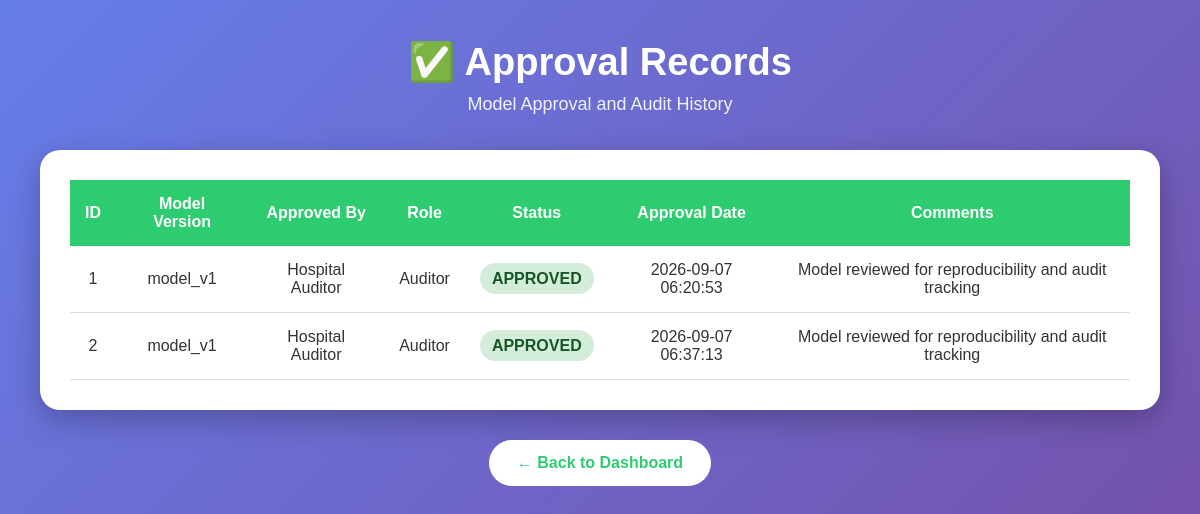
Page /approvals-page on the committed database.
### tables this page shows
CREATE TABLE approvals (
            id INTEGER PRIMARY KEY AUTOINCREMENT,
            model_version TEXT NOT NULL,
            approved_by TEXT NOT NULL,
            role TEXT NOT NULL,
            approval_status TEXT NOT NULL,
            approval_date TEXT DEFAULT CURRENT_TIMESTAMP,
            comments TEXT
        );

### backend/app.py (the view)
@app.route("/approvals-page")
def approvals_page():
    connection = get_connection()
    try:
        rows = connection.execute("""
            SELECT *
            FROM approvals
            ORDER BY id
        """).fetchall()
        approvals = [dict(row) for row in rows]
    finally:
        connection.close()
    return render_template("approvals.html", approvals=approvals)

### backend/database.py (called while the page is built)
def get_connection():
    connection = sqlite3.connect(DATABASE)
    connection.row_factory = sqlite3.Row
    connection.execute("PRAGMA foreign_keys = ON")
    return connection

### templates/approvals.html (shortened to what this page needs)
<!DOCTYPE html>
<html lang="en">
<head>
</head>
<body>
    <div class="container">
        <div class="header">
            <h1>✅ Approval Records</h1>
            <p>
                Model Approval and Audit History
            </p>
        </div>
        <div class="table-box">
            {% if approvals %}
            <table>
                <thead>
                    <tr>
                        <th>ID</th>
                        <th>Model Version</th>
                        <th>Approved By</th>
                        <th>Role</th>
                        <th>Status</th>
                        <th>Approval Date</th>
                        <th>Comments</th>
                    </tr>
                </thead>
                <tbody>
                    {% for approval in approvals %}
                    <tr>
                        <td>{{ approval.id }}</td>
                        <td>
                            {{ approval.model_version }}
                        </td>
                        <td>
                            {{ approval.approved_by }}
                        </td>
                        <td>
                            {{ approval.role }}
                        </td>
                        <td>
                            <span class="approved">
                                {{ approval.approval_status }}
                            </span>
                        </td>
                        <td>
                            {{ approval.approval_date }}
                        </td>
                        <td>
                            {{ approval.comments }}
                        </td>
                    </tr>
                    {% endfor %}
                </tbody>
            </table>
            {% else %}
            <div class="empty-message">
                No approval records found.
            </div>
            {% endif %}
        </div>
        <div class="back-container">
            <a href="/dashboard" class="back">
                ← Back to Dashboard
            </a>
        </div>
    </div>
</body>
</html>

### templates/approvals.html (style rules this page uses)
* { margin: 0; padding: 0; box-sizing: border-box; font-family: Arial, sans-serif; }
body { background: linear-gradient(135deg, #667eea, #764ba2); min-height: 100vh; padding: 40px; }
.container { max-width: 1300px; margin: auto; }
.header { text-align: center; color: white; margin-bottom: 35px; }
.header h1 { font-size: 38px; margin-bottom: 10px; }
.header p { font-size: 18px; opacity: 0.9; }
.table-box { background: white; border-radius: 20px; padding: 30px; overflow-x: auto; box-shadow: 0 10px 30px rgba(0, 0, 0, 0.25); }
table { width: 100%; border-collapse: collapse; }
th { background: #2ecc71; color: white; padding: 15px; text-align: center; }
td { padding: 15px; text-align: center; border-bottom: 1px solid #ddd; color: #333; }
.approved { background: #d4edda; color: #155724; padding: 7px 12px; border-radius: 20px; font-weight: bold; }
.back-container { text-align: center; }
.back { display: inline-block; margin-top: 30px; padding: 14px 28px; background: white; color: #2ecc71; text-decoration: none; border-radius: 25px; font-weight: bold; transition: 0.3s; }

### rows in the picture
approvals: id "1", model_version "model_v1", approved_by "Hospital Auditor", role "Auditor", approval_status "APPROVED", approval_date "2026-09-07 06:20:53", comments "Model reviewed for reproducibility and audit tracking"
approvals: id "2", model_version "model_v1", approved_by "Hospital Auditor", role "Auditor", approval_status "APPROVED", approval_date "2026-09-07 06:37:13", comments "Model reviewed for reproducibility and audit tracking"
